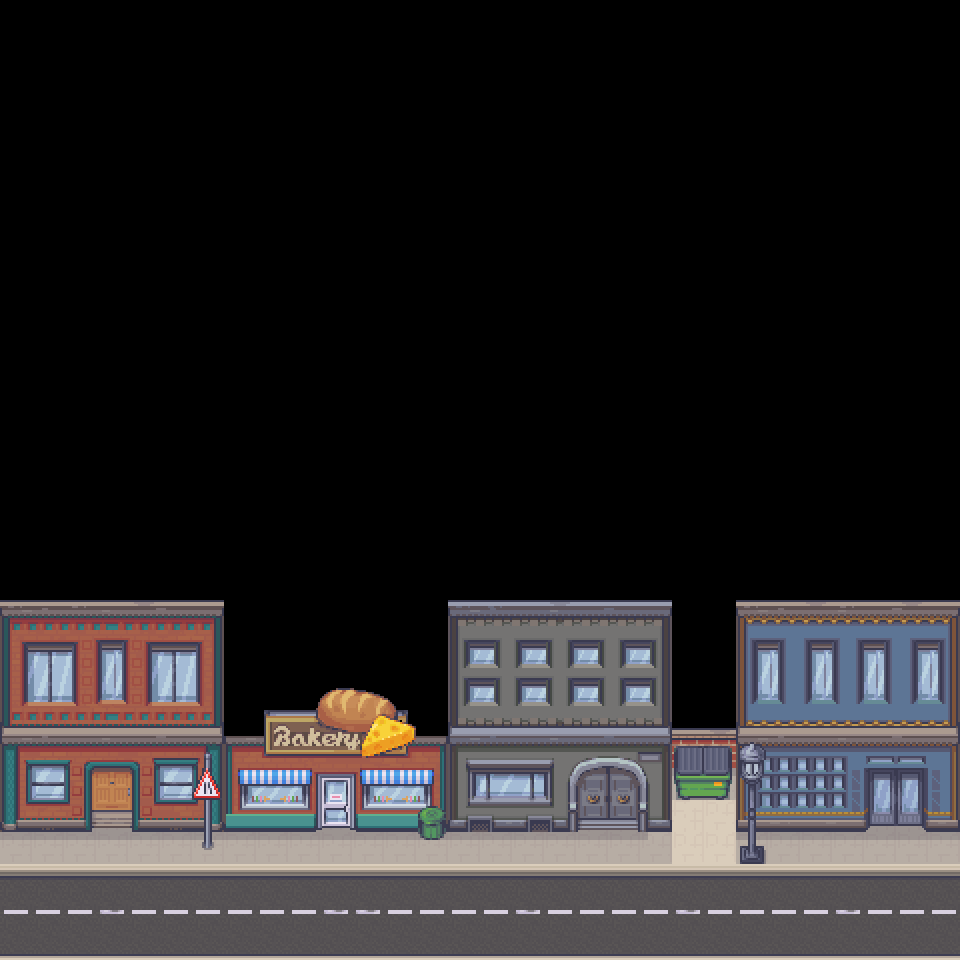

Tiled map render using the project's own tile images. Description and the map definition, with tile-layer contents summarised, below:
An orthogonal 30x30 tile map with 32x32 px tiles, 3 tile layers (Terrain, Buildings, CityProps), 8 tilesets.

<map version="1.10" tiledversion="1.10.2" orientation="orthogonal" renderorder="right-down" width="30" height="30" tilewidth="32" tileheight="32" infinite="0" nextlayerid="4" nextobjectid="1">
 <tileset firstgid="1" source="2_1City_Terrains_32x32.tsx" />
 <tileset firstgid="691" source="5_1Floor_Modular_Buildings_32x32.tsx" />
 <tileset firstgid="1875" source="1_Terrains_and_Fences_32x32.tsx" />
 <tileset firstgid="3795" source="5_2Floor_Modular_Buildings_32x32.tsx" />
 <tileset firstgid="4979" source="5_5Floor_Modular_Buildings_32x32.tsx" />
 <tileset firstgid="6163" source="5_3Floor_Modular_Buildings_32x32.tsx" />
 <tileset firstgid="7347" source="5_6Floor_Modular_Buildings_32x32.tsx" />
 <tileset firstgid="8531" source="3_1City_Props_32x32.tsx" />
 <layer id="1" name="Terrain" width="30" height="30">
  <data>[900 cells, 212 non-empty, 10 distinct tile ids]</data>
 </layer>
 <layer id="2" name="Buildings" width="30" height="30">
  <data>[900 cells, 219 non-empty, 185 distinct tile ids]</data>
 </layer>
 <layer id="3" name="CityProps" width="30" height="30">
  <data>[900 cells, 29 non-empty, 29 distinct tile ids]</data>
 </layer>
</map>
